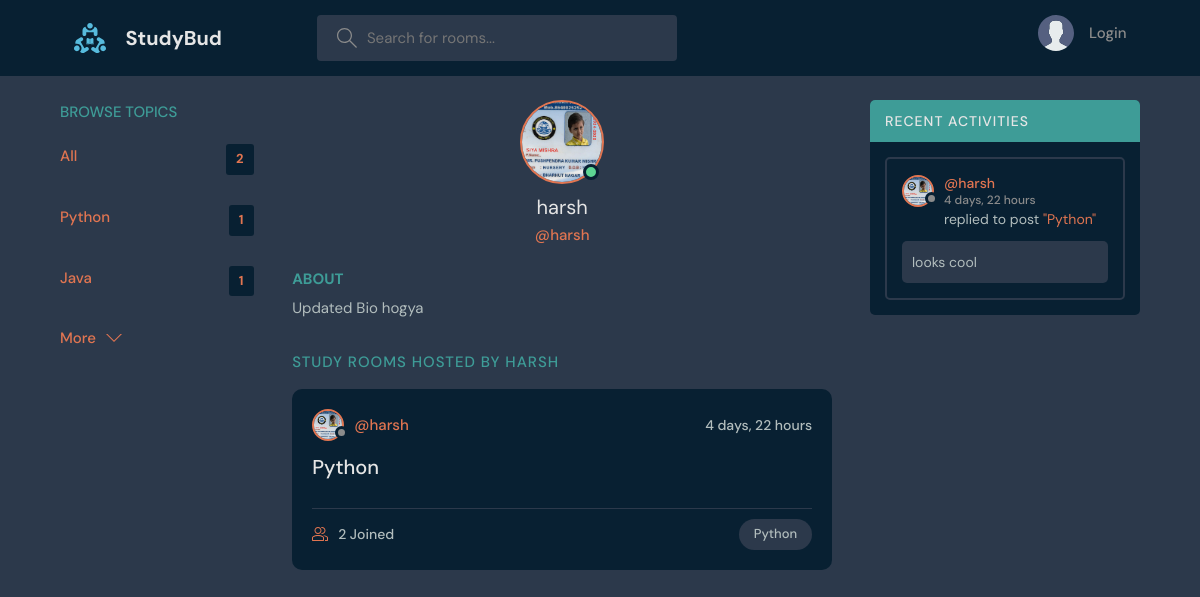
The app's page /profile/1/, older data.
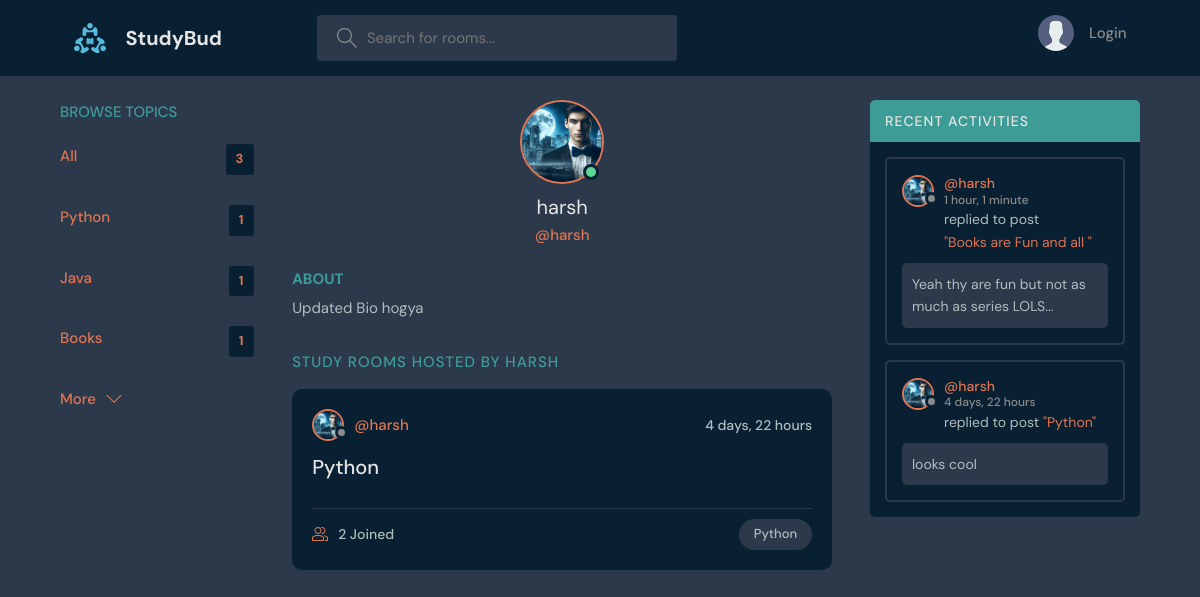
The same page, newer data.
### base/models.py (models this page shows, shortened)
class Topic(models.Model):
    name = models.CharField(max_length=200)

class User(AbstractUser):
    name = models.CharField(max_length=200, null=True)
    email = models.EmailField( unique=True, null = True)
    bio = models.TextField( null=True)
    avatar = models.ImageField(null=True, default="avatar.svg")
    USERNAME_FIELD = 'email'
    REQUIRED_FIELDS = []

class Room(models.Model):
    host = models.ForeignKey(User, on_delete=models.SET_NULL, null=True)
    topic = models.ForeignKey(Topic, on_delete=models.SET_NULL, null=True)
    name = models.CharField(max_length=200)
    description = models.TextField(null=True, blank=True)
    participants = models.ManyToManyField(User, related_name='participants',blank=True)
    updated = models.DateTimeField(auto_now=True)
    created = models.DateTimeField(auto_now_add=True)
    class Meta:
        ordering = ['-updated', '-created']
    def __str__(self):
        return self.name

class Message(models.Model):
        user = models.ForeignKey(User, on_delete=models.CASCADE)
        room = models.ForeignKey(Room, on_delete=models.CASCADE)
        body = models.TextField()
        updated = models.DateTimeField(auto_now=True)
        created = models.DateTimeField(auto_now_add=True)
        class Meta:
            ordering = ['-updated', '-created']

### base/views.py (the view)
# urls.py: path('profile/<str:pk>/', views.userProfile , name="user-profile"),
def userProfile(request, pk):
    user = User.objects.get(id=pk)
    rooms = user.room_set.all()
    room_messages = user.message_set.all()
    topics = Topic.objects.all()
    context = {'user': user, 'rooms': rooms, 'room_messages': room_messages, 'topics': topics}
    return render(request,"base/profile.html", context)

### base/templates/base/profile.html (shortened to what this page needs)
{% extends "main.html" %} {% block content %}
<main class="profile-page layout layout--3">
  <div class="container">
    {% include "base/topics_component.html" %}
    <div class="roomList">
      <div class="profile">
        <div class="profile__avatar">
          <div class="avatar avatar--large active">
            <img src="{{user.avatar.url}}" />
          </div>
        </div>
        <div class="profile__info">
          <h3>{{user.username}}</h3>
          <p>@{{user.username}}</p>
        </div>
        <div class="profile__about">
          <h3>About</h3>
          <p>{{user.bio}}</p>
        </div>
      </div>
      <div class="roomList__header">
        <div>
          <h2>Study Rooms Hosted by {{user.username}}</h2>
        </div>
      </div>
      {% include "base/feed_component.html" %}
    </div>
    {% include "base/activity_component.html" %}
  </div>
</main>
{% endblock content %}

### templates/main.html (shortened to what this page needs)
<!DOCTYPE html>
{% load static %}
<html lang="en">
  <head>
    <link rel="stylesheet" href="{% static 'styles/style.css' %}" />
  </head>
  <body>
    {% include 'navbar.html' %}  {% block content %} {% endblock %}
</html>

### templates/navbar.html (shortened to what this page needs)
{% load static %}
<header class="header header--loggedIn">
  <div class="container">
    <a href="{%url 'home' %}" class="header__logo">
      <img src="{% static 'images/logo.svg' %}" />
      <h1>StudyBud</h1>
    </a>
    <form class="header__search" method="GET" action="{%url 'home' %}">
      <label>
        <input name="q" placeholder="Search for rooms..." />
      </label>
    </form>
    <nav class="header__menu">
      {% if request.user.is_authenticated %}
      <div class="header__user">
        <a href="{%url 'user-profile' request.user.id  %}">
          <div class="avatar avatar--medium active">
            <img src="{{request.user.avatar.url}}" />
          </div>
          <p>
            {{request.user.username}} <span>@ {{request.user.username}}</span>
          </p>
        </a>
        <button class="dropdown-button">
          <svg
            version="1.1"
            xmlns="http://www.w3.org/2000/svg"
            width="32"
            height="32"
            viewBox="0 0 32 32"
          >
            <title>chevron-down</title>
            <path d="M16 21l-13-13h-3l16 16 16-16h-3l-13 13z"></path>
          </svg>
        </button>
      </div>
      {% else %} {% comment %} Not Logged in {% endcomment %}
      <a href="{%url 'login' %}">
        <img src="{% static 'images/avatar.svg' %}" />
        <p>Login</p>
      </a>
      {% endif %}
    </nav>
  </div>
</header>

### base/templates/base/topics_component.html (shortened to what this page needs)
<div class="topics">
  <div class="topics__header">
    <h2>Browse Topics</h2>
  </div>
  <ul class="topics__list">
    <li>
      <a href="/" class="active">All <span>{{topics.count}}</span></a>
    </li>
    {% for topic in topics %}
    <li>
      <a href="{%url 'home' %}?q={{topic.name}}" class="active"
        >{{topic.name}}<span>{{topic.room_set.all.count}}</span></a
      >
    </li>
    {% endfor %}
  </ul>
  <a class="btn btn--link" href="{%url 'topics' %}">
    More
    <svg
      version="1.1"
      xmlns="http://www.w3.org/2000/svg"
      width="32"
      height="32"
      viewBox="0 0 32 32"
    >
      <title>chevron-down</title>
      <path d="M16 21l-13-13h-3l16 16 16-16h-3l-13 13z"></path>
    </svg>
  </a>
</div>

### base/templates/base/feed_component.html (shortened to what this page needs)
{% for room in rooms %}
<div class="roomListRoom">
  <div class="roomListRoom__header">
    <a href="{%url 'user-profile' room.host.id %}" class="roomListRoom__author">
      <div class="avatar avatar--small">
        <img src="{{room.host.avatar.url}}" />
      </div>
      <span>@{{room.host.username}}</span>
    </a>
    <div class="roomListRoom__actions">
      <span>{{room.created | timesince }}</span>
    </div>
  </div>
  <div class="roomListRoom__content">
    <a href="{%url 'room' room.id %}">{{room.name}}</a>
  </div>
  <div class="roomListRoom__meta">
    <a href="{%url 'room' room.id %}" class="roomListRoom__joined">
      {{room.participants.all.count}} Joined
    </a>
    <p class="roomListRoom__topic">{{room.topic.name}}</p>
  </div>
</div>
{% endfor %}

### base/templates/base/activity_component.html (shortened to what this page needs)
<div class="activities">
  <div class="activities__header">
    <h2>Recent Activities</h2>
  </div>
  {% for message in room_messages %}
  <div class="activities__box">
    <div class="activities__boxHeader roomListRoom__header">
      <a
        href="{%url 'user-profile' message.user.id %}"
        class="roomListRoom__author"
      >
        <div class="avatar avatar--small">
          <img src="{{message.user.avatar.url}}" />
        </div>
        <p>
          @{{message.user.username}}
          <span>{{message.created |timesince}}</span>
        </p>
      </a>
    </div>
    <div class="activities__boxContent">
      <p>
        replied to post
        <a href="{%url 'room' message.room.id %}">"{{message.room}}"</a>
      </p>
      <div class="activities__boxRoomContent">{{message.body}}</div>
    </div>
  </div>
  {% endfor %}
</div>

Row changes from the older to the newer data that the page shows:
added Topic: name "Books", room_set.all.count "1"
changed User "harsh": avatar: a different picture
changed through a linked row, Room "Python": host.avatar: a different picture
added Message: user.avatar (picture), user.username "harsh", created "1 hour, 1 minute", room "Books are Fun and all", body "Yeah thy are fun but not as much as series LOLS..."
changed through a linked row, Message "looks cool": user.avatar: a different picture
Text that changed along with them:
{{ topics.count }}: "2" → "3"
